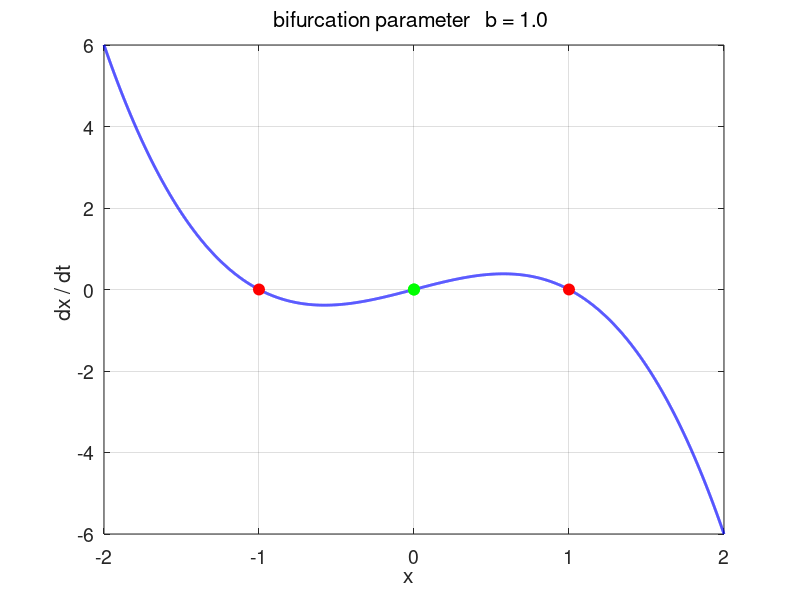

MATLAB code to generate this figure: (Note: this script raises an error after producing the figure.)
% np003A.m

% Physics of Neurones
% [1D] Dynamical Models: EXAMPLES
%   CELL 1: Phase Portrait Plot
%            Define function in CELL 1
%   CELL 2: Time Evolution of State Variable: Solve equation of motion
%            Define function in CELL 4 at end of Script
%   CELL 3: Bifurcation Diagram 
%   CELL 4: Define function for oder45

% DOING PHYSICS WITH MATLAB: 
%   https://d-arora.github.io/Doing-Physics-With-Matlab/
% Documentation
%   http://www.physics.usyd.edu.au/teach_res/mp/doc/np001.htm
% Download Scripts
%   http://www.physics.usyd.edu.au/teach_res/mp/mscripts/

% Ian Cooper  MatlabVisualPhysics@gmail.com
% 191102

close all
clc
clear

global b
tic

% =====================================================================
% #1   PHASE PORTRAIT PLOT xDot vs x 
% =====================================================================

% Bifurcation Prameter
  b = 1;
% x grid 

  xMin = -2;
  xMax = 2;
  Nx = 9999;
  x = linspace(xMin,xMax, Nx);
  dx = x(2)-x(1);
   
% Define function
   xDot = b.*x - x.^3; 
%  xDot = -1 + x.^2;
%  xDot = x - x.^3;


% Find equilibrium points xDot = 0  
%   zCount     Number of equilibrium points  
%   zIndex     Indices for equilibrium points 
%   ep = -1    Stable equilibrium point
%   ep = + 1   Unstable equilibrium point

  zCount = 0;
  
  for c = 1:Nx-1
    zSign = xDot(c)*xDot(c+1);
      if zSign <= 0
         zCount = zCount + 1;
         zIndex(zCount) = c;
      end
  end
  
% Equilibrium Points 
  zLen = length(zIndex);
  if zLen > 0
    disp('Equilibrium Points')
    disp(x(zIndex));
% Sign of tangent at equilibrium point
    ep = zeros(zLen,1);
      for c =  1 : zLen
        ep(c) = sign( xDot(zIndex(c)+1) - xDot(zIndex(c)-1) );
        lambda(c) = ( xDot(zIndex(c)+1) - xDot(zIndex(c)-1) )/(2*dx);
      end
  end
    disp('  ')
    disp('Eigenvalues Lambda')
    disp(lambda);
  
figure(1)  % Phase Portrait Plot
  pos = [0.05 0.05 0.25 0.35];
  set(gcf,'Units','normalized');
  set(gcf,'Position',pos);
  set(gcf,'color','w');
  LW = 2;
 
  hold on
  xP = x; yP = xDot;
  plot(xP,yP,'b','linewidth',LW)
  
for c = 1 : zLen
  if ep(c) == -1; col = 'r'; end
  if ep(c) ==  1; col = 'g'; end
  Hplot = plot(xP(zIndex(c)),yP(zIndex(c)),'o');
  set(Hplot,'markersize',8,'markerfacecolor',col,'markeredgecolor',col);
end

  box on
  grid on
  xlabel('x  ')
  ylabel('dx / dt ')
  set(gca,'fontsize',14)
  
  tm = sprintf('bifurcation parameter   b = %2.1f ',b);
  title(tm,'fontweight','normal')

 
%% =====================================================================
%  #2   TIME EVOLUTION OF STATE VARIABLE
%  =====================================================================

% Initial conditions
   u0 = -2;
   
% Time domain
   tMax = 5;
   tSpan = linspace(0,tMax,9999);
   dt = tSpan(2)-tSpan(1);
  
% Solve ODE: State variable u
   options = odeset('RelTol',1e-6,'AbsTol',1e-6);
   [t,u] = ode45(@EqM, tSpan, u0, options);  


figure(2)  
  pos = [0.05 0.56 0.25 0.35];
  set(gcf,'Units','normalized');
  set(gcf,'Position',pos);
  set(gcf,'color','w');
  LW = 2;
  
  hold on
  xP = t; yP = u;
  plot(xP,yP,'b','linewidth',LW)
  
  ylim([xMin xMax])
  box on
  grid on
  xlabel('t  ')
  ylabel('x ')
  set(gca,'fontsize',14)

  tm = sprintf('bifurcation parameter   b = %2.1f ',b);
  title(tm,'fontweight','normal')
  
%% =====================================================================
%  #3   BIFURCATION DIAGRAM
%  =====================================================================
 
% Bifurcation parameter  a
N = 599;
aMin = -2.5; aMax = 2.5;
a1 = linspace(aMin, 0, N);
x1 = zeros(N,1);

a2 = linspace( 0,aMax, N);
x2 =  zeros(N,1);
x3 =  sqrt(a2);
x4 = -sqrt(a2);

figure(3)  
  pos = [0.45 0.56 0.25 0.35];
  set(gcf,'Units','normalized');
  set(gcf,'Position',pos);
  set(gcf,'color','w');
  LW = 2;
  
  hold on
  xP = a1; yP = x1;
  plot(xP,yP,'r','linewidth',LW)
  xP = a2; yP = x2;
  plot(xP,yP,'g','linewidth',LW)
  xP = a2; yP = x3;
  plot(xP,yP,'r','linewidth',LW)
  xP = a2; yP = x4;
  plot(xP,yP,'r','linewidth',LW)
  
  box on
  grid on
  xlabel('bifurcation parameter  b  ')
  ylabel('equilibium  x ')
  set(gca,'fontsize',14)


%%

toc

 
%% =====================================================================
%  #4   FUNCTIONS
%  =====================================================================

function uDot = EqM(t,u)
  global b
  uDot = zeros(1,1);
 
   uDot(1) = b*u(1) - u(1)^3;
%  uDot(1) = -1 + u(1)^2;
%  uDot(1) = u(1) - u(1)^3;
   
end  
